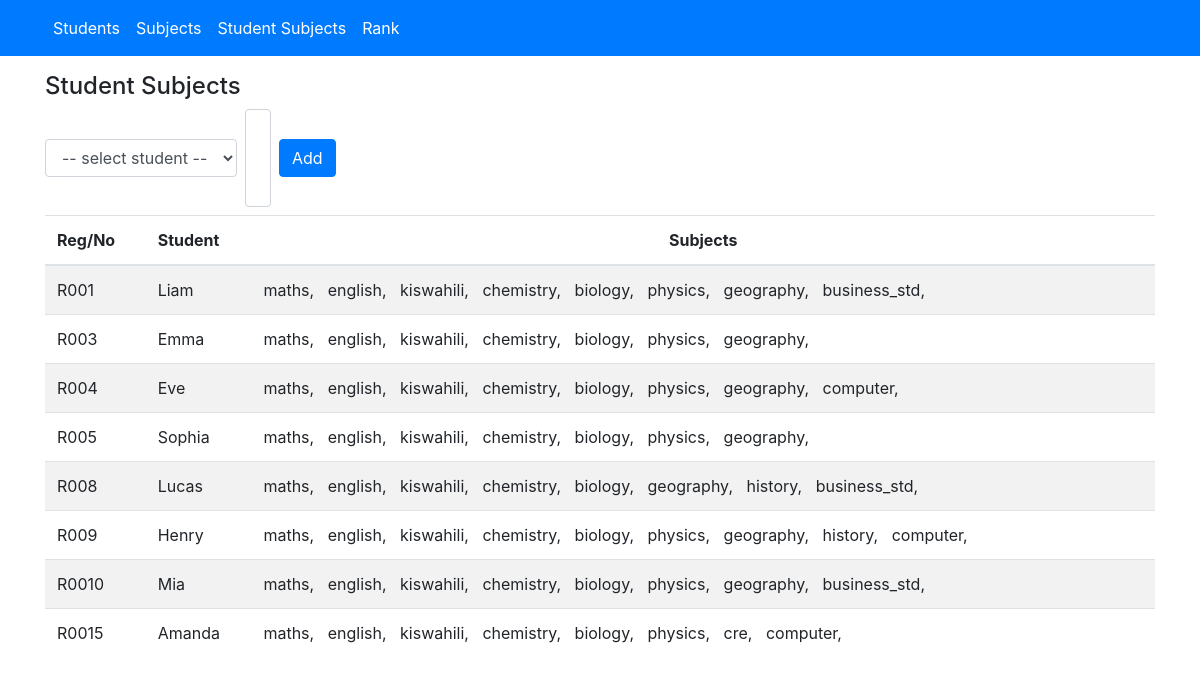
Screenshot of /student_subjects.php with the database file from the repository.
### tables this page shows
CREATE TABLE "students" (
	"id"	INTEGER,
	"name"	TEXT NOT NULL,
	"reg_no"	TEXT NOT NULL UNIQUE,
	PRIMARY KEY("id" AUTOINCREMENT)
);

### controllers/student_subjects_controller.php (called while the page is built, shortened)
<?php
$sql = '
SELECT std.id, std.name, std.reg_no FROM students std
INNER JOIN student_subjects ss ON ss.student_id = std.id
GROUP BY std.id
';
$student_rows = query($sql);
$sql = '
SELECT subj.id, subj.name, subj.code, ss.student_id FROM subjects subj
INNER JOIN student_subjects ss ON ss.subject_id = subj.id
';
$subject_rows = query($sql);
$student_subjects = array();
foreach ($student_rows as $student_row) {
    $student = $student_row;
    $student['subject'] = array();
    foreach ($subject_rows as $subject_row) {
        if ($student_row['id'] == $subject_row['student_id']) {
            $student['subject'][] = $subject_row;
        }
    }
    $student_subjects[] = $student;
}

### database.php (called while the page is built, shortened)
<?php
$pdo = new PDO('sqlite:app.db');
$pdo->setAttribute(PDO::ATTR_ERRMODE, PDO::ERRMODE_EXCEPTION);
function query($sql='', $params=[])
{
    global $pdo;
    $stmt = $pdo->prepare($sql);
    if ($params) {
        $stmt->execute($params);
    } else {
        $stmt->execute();
    }
    return $stmt->fetchAll(PDO::FETCH_ASSOC);
}

### student_subjects.php (the view, shortened to what this page needs)
<!DOCTYPE html>
<html lang="en">
<head>
    <link rel="stylesheet" href="https://stackpath.bootstrapcdn.com/bootstrap/4.3.1/css/bootstrap.min.css">
    <link rel="stylesheet" href="https://cdnjs.cloudflare.com/ajax/libs/bootstrap-multiselect/0.9.13/css/bootstrap-multiselect.css">
</head>
<body>
<?php include 'header.php' ?>
<div class="container">
    <?php require 'controllers/student_subjects_controller.php'; ?>
    <div class="pt-3">
        <h4>Student Subjects</h4>
        <form class="form-inline mb-2" action="" method="POST">
            <div class="input-group">
                <select name="student_id" class="form-control mr-2" required>
                    <option value="">-- select student --</option>
                </select>
            </div>
            <div class="input-group">
                <select name="subject_id[]" class="form-control mr-2 multiselect" required multiple>
                </select>
            </div>
            <button type="submit" class="btn btn-primary">Add</button>
        </form>
        <div style="height:80vh;overflow:auto">
            <table class="table table-striped">
                <thead>
                    <tr>
                        <th>Reg/No</th>
                        <th>Student</th>
                        <th class="text-center">Subjects</th>
                    </tr>
                </thead>
                <tbody>
                    <?php foreach ($student_subjects as $key => $value): ?>
                        <tr>
                            <td><?php echo $value['reg_no'] ?></td>
                            <td><?php echo $value['name'] ?></td>
                            <td>
                                <?php foreach($value['subject'] as $subject): ?>
                                    <?php echo $subject['name'] ?>,&nbsp;&nbsp;
                                <?php endforeach; ?>
                            </td>
                        </tr>
                    <?php endforeach; ?>
                </tbody>
            </table>
        </div>
    </div>
</div>
</body>
</html>

### rows the page displays
students: reg_no "R001", name "Liam", name "maths", name "english", name "kiswahili", name "chemistry", name "biology", name "physics", name "geography", name "business_std"
students: reg_no "R003", name "Emma", name "maths", name "english", name "kiswahili", name "chemistry", name "biology", name "physics", name "geography"
students: reg_no "R004", name "Eve", name "maths", name "english", name "kiswahili", name "chemistry", name "biology", name "physics", name "geography", name "computer"
students: reg_no "R005", name "Sophia", name "maths", name "english", name "kiswahili", name "chemistry", name "biology", name "physics", name "geography"
students: reg_no "R008", name "Lucas", name "maths", name "english", name "kiswahili", name "chemistry", name "biology", name "geography", name "history", name "business_std"
students: reg_no "R009", name "Henry", name "maths", name "english", name "kiswahili", name "chemistry", name "biology", name "physics", name "geography", name "history", name "computer"
students: reg_no "R0010", name "Mia", name "maths", name "english", name "kiswahili", name "chemistry", name "biology", name "physics", name "geography", name "business_std"
students: reg_no "R0015", name "Amanda", name "maths", name "english", name "kiswahili", name "chemistry", name "biology", name "physics", name "cre", name "computer"
